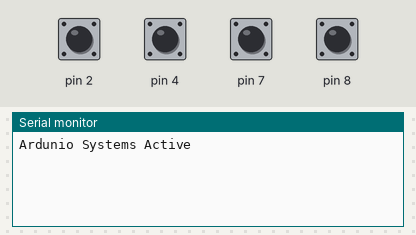
The sketch below on a simulated Arduino Uno, built with avr-gcc and run on an emulated ATmega328P. Parts: the last lines printed to the serial monitor. The inputs (shaded band) are chosen by the test bench; at power-on: pin 2, pin 4, pin 7, pin 8 HIGH.

Above: at 1.2 s.
1.3 s: pin 2 pulled LOW for 0.15 s
At 2.3 s:
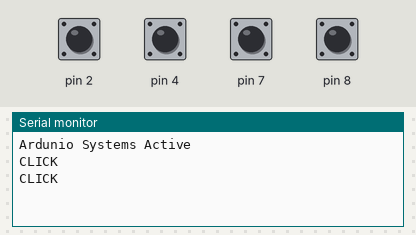
2.9 s: pin 4 pulled LOW for 0.15 s
At 3.9 s:
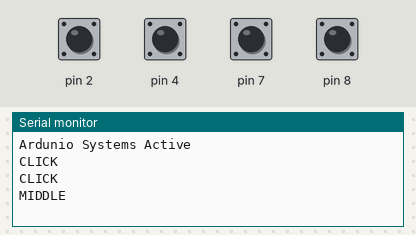
5.0 s: pin 7 pulled LOW for 0.15 s
At 6.7 s:
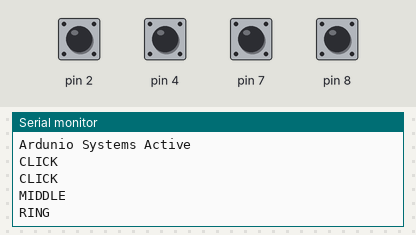
7.1 s: pin 8 pulled LOW for 0.15 s
At 9.0 s:
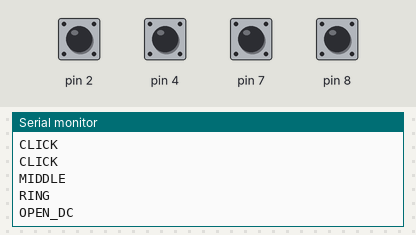

The sketch:

InputArdunio.ino
```cpp
void setup() {
  // put your setup code here, to run once:
  Serial.begin(9600);
  Serial.println("Ardunio Systems Active");
  pinMode(2,INPUT_PULLUP);
  pinMode(4,INPUT_PULLUP);
  pinMode(7,INPUT_PULLUP);
  pinMode(8,INPUT_PULLUP);
}

void loop() {
  // put your main code here, to run repeatedly:
  if (digitalRead(2) == LOW) {
    Serial.println("CLICK");
    delay(100);
  }

  if (digitalRead(4) == LOW) {
    delay(600);
    Serial.println("MIDDLE");
    delay(100);
  }

    if (digitalRead(7) == LOW) {
    delay(600);
    Serial.println("RING");
    delay(100);
  }

  if (digitalRead(8) == LOW) {
    delay(750);
    Serial.println("OPEN_DC");
    delay(100);
  }
}
```

Measured:
- after the input at 1.3 s, the serial monitor: prints a new line at once (image 1)
- after the input at 2.9 s, the serial monitor: prints a new line after 0.60 s (image 2)
- after the input at 5.0 s, the serial monitor: prints a new line after 0.60 s (image 3)
- after the input at 7.1 s, the serial monitor: prints a new line after 0.75 s (image 4)
